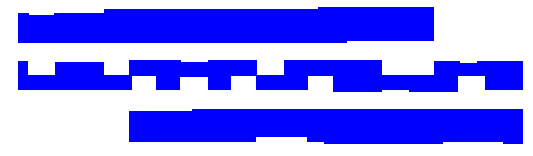
#> input picture image/complex.png, 533 x 156 px
$ python image2gds_v2.py -i image/complex.png   (older library calls are emulated)
#> lines starting #> are read from the running program, lines starting #| are printed output that depends on the picture; after the words box and inside, x2 and y2 are one past the last pixel; in counts of white or black regions, pixels touching at a corner belong together
import numpy as np
import cv2
import gdspy
import argparse


def auto_canny(image, sigma=0.33):
    """canny edge detection """
    # compute the median of the single channel pixel intensities
    v = np.median(image)
    # apply automatic Canny edge detection using the computed median
    lower = int(max(0, (1.0 - sigma) * v))
    upper = int(min(255, (1.0 + sigma) * v))
    edged = cv2.Canny(image, lower, upper)
    # return the edged image
    return edged

def getContour(args):
    img = cv2.imread(args.input_image)
#> img is the input picture: shape (156, 533, 3); mean B, G, R 255, 138.4, 138.4
    image_gray = cv2.cvtColor(img, cv2.COLOR_BGR2GRAY)
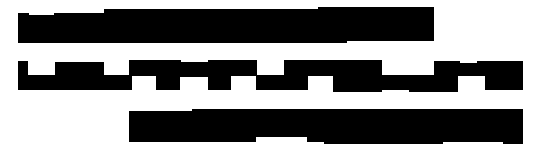
#> image_gray: shape (156, 533); values 29 (black) and 255 (white), 54.3% white; 3 black regions, box (x1, y1, x2, y2) and area: (18, 7, 434, 43) 13808, (129, 109, 523, 144) 12899, (18, 60, 523, 92) 11318
    # image_gray = cv2.dilate(image_gray,None)
    #Otsu's Binarization
    if args.background=='white':
        image_gray= cv2.copyMakeBorder(image_gray,10,10,10,10,cv2.BORDER_CONSTANT,value=[255,255,255])
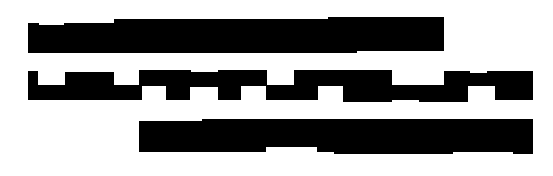
#> image_gray: shape (176, 553); values 29 (black) and 255 (white), 60.9% white; 3 black regions, box (x1, y1, x2, y2) and area: (28, 17, 444, 53) 13808, (139, 119, 533, 154) 12899, (28, 70, 533, 102) 11318
        ret,dst=cv2.threshold(image_gray,0,255,cv2.THRESH_BINARY_INV+cv2.THRESH_OTSU)
#> dst: shape (176, 553); 39.1% white; 3 white regions
#> ret = 29
    elif args.background=='black':
        image_gray= cv2.copyMakeBorder(image_gray,10,10,10,10,cv2.BORDER_CONSTANT,value=[0,0,0])
        ret,dst=cv2.threshold(image_gray,0,255,cv2.THRESH_BINARY+cv2.THRESH_OTSU)
    else:
        sys.exit('\tError: background color not supported. use white or black')
    # [8 lines of commented-out code are left out]

    cv2.imwrite('contour.png',dst)
    #findContour
    dst = np.uint8(dst)
    im2, contour, hierarchy = cv2.findContours(dst,cv2.RETR_EXTERNAL,cv2.CHAIN_APPROX_SIMPLE)
#> contour = 3 contours; box (x1, y1, x2, y2) and area: (28, 17, 444, 53) 13358, (139, 119, 533, 154) 12467, (28, 70, 533, 102) 10663

    return contour

def sharpenCorner(contour,args):
    """ remove  nonHV corner """
    epsilon=3
    newContour=[]
    for poly in contour:
        poly=np.array(poly)
        nP=len(poly)
        polyA=poly[:nP-1]
        polyB=poly[1:]
        dist = [(a - b)**2 for a, b in zip(polyA, polyB)]
        if dist:
            dist = np.sqrt(np.sum(dist,axis=1))
            for i,d in enumerate(dist):
                if d<epsilon and all(poly[i]-poly[i+1]):
                    corner=np.array([poly[i][0],poly[i+1][1]])
                    if all(poly[i+2]-corner) or all(poly[i-1]-corner):
                        corner=np.array([poly[i+1][0],poly[i][1]])
                    poly[i]=corner
                    poly[i+1]=corner
        newContour.append(poly)
    return newContour

def contour2gds(contour0,args):
    """transform contour list to gds """
    contour=[[ele[0] for ele in arr] for arr in contour0]
    if args.sharpen:
        contour=sharpenCorner(contour,args)
    flat_list = [item for sublist in contour for item in sublist]

    x=[arr[0] for arr in flat_list]
    y=[arr[1] for arr in flat_list]
    xlength=max(x)-min(x)
    ylength=max(y)-min(y)

    maxY=max(y)
    contour=[[[ele[0],maxY-ele[1]] for ele in arr] for arr in contour]


    poly_cell=gdspy.Cell('tmp')
    poly=gdspy.PolygonSet(contour,1)

    nX=args.nX
    nY=args.nY
    xsep=max(xlength,ylength)*args.sep
    ysep=xsep
    for i in range(nX):
        for j in range(nY):
            xpos=(xlength+xsep)*(i+1)
            ypos=(ylength+ysep)*(j+1)
            trans=gdspy.copy(poly,xpos,ypos)
            poly_cell.add(trans)

    if args.out_file is not None:
        gdspy.write_gds(args.out_file,unit=args.scale*1.0e-9,precision=1.0e-9)

parser=argparse.ArgumentParser(description='This script is used to extract corner points from image')
parser.add_argument('-i',dest='input_image',required=True,help='input image file',type=str)
parser.add_argument('-s',dest='corner_seq',help='image corner sequence',type=str)
parser.add_argument('-nx',dest='nX',default=1,help='replicate nx times along x axis',type=int)
parser.add_argument('-ny',dest='nY',default=1,help='replicate ny times along y axis',type=int)
parser.add_argument('-sep',dest='sep',default=0.1,help='separation ratio',type=float)
parser.add_argument('-scale',dest='scale',default=1.0,help='unit=scale nm',type=float)
parser.add_argument('-o',dest='out_file',help='output file',type=str)
parser.add_argument('-sharpen',dest='sharpen',default=False,help='sharpen corner',type=str)
parser.add_argument('-bg',dest='background',default='white',help='background color of image',type=str)
args=parser.parse_args()
contour=getContour(args)
contour2gds(contour,args)
#> in contour2gds, `contour=[[ele[0] for ele in arr] for arr in contour0]`: contour = 3 items
#> in contour2gds, `flat_list = [item for sublist in contour for item in sublist]`: flat_list = 117 pairs, first value 28 to 532, second value 17 to 153
#> in contour2gds, `x=[arr[0] for arr in flat_list]`: x = 117 values, max 532 at index 20, min 28 at index 34, mean 279
#> in contour2gds, `y=[arr[1] for arr in flat_list]`: y = 117 values, max 153 at index 13, min 17 at index 98, mean 86.68
#> in contour2gds, `xlength=max(x)-min(x)`: xlength = 504
#> in contour2gds, `ylength=max(y)-min(y)`: ylength = 136
#> in contour2gds, `maxY=max(y)`: maxY = 153
#> (the call stopped at in contour2gds, `poly_cell=gdspy.Cell('tmp')`: gdspy is not available in this run)
